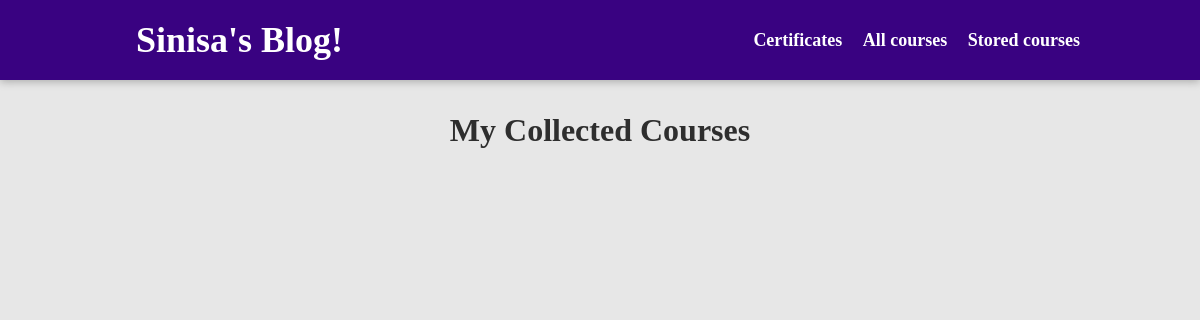
/posts/, run on an earlier commit of the app's database.
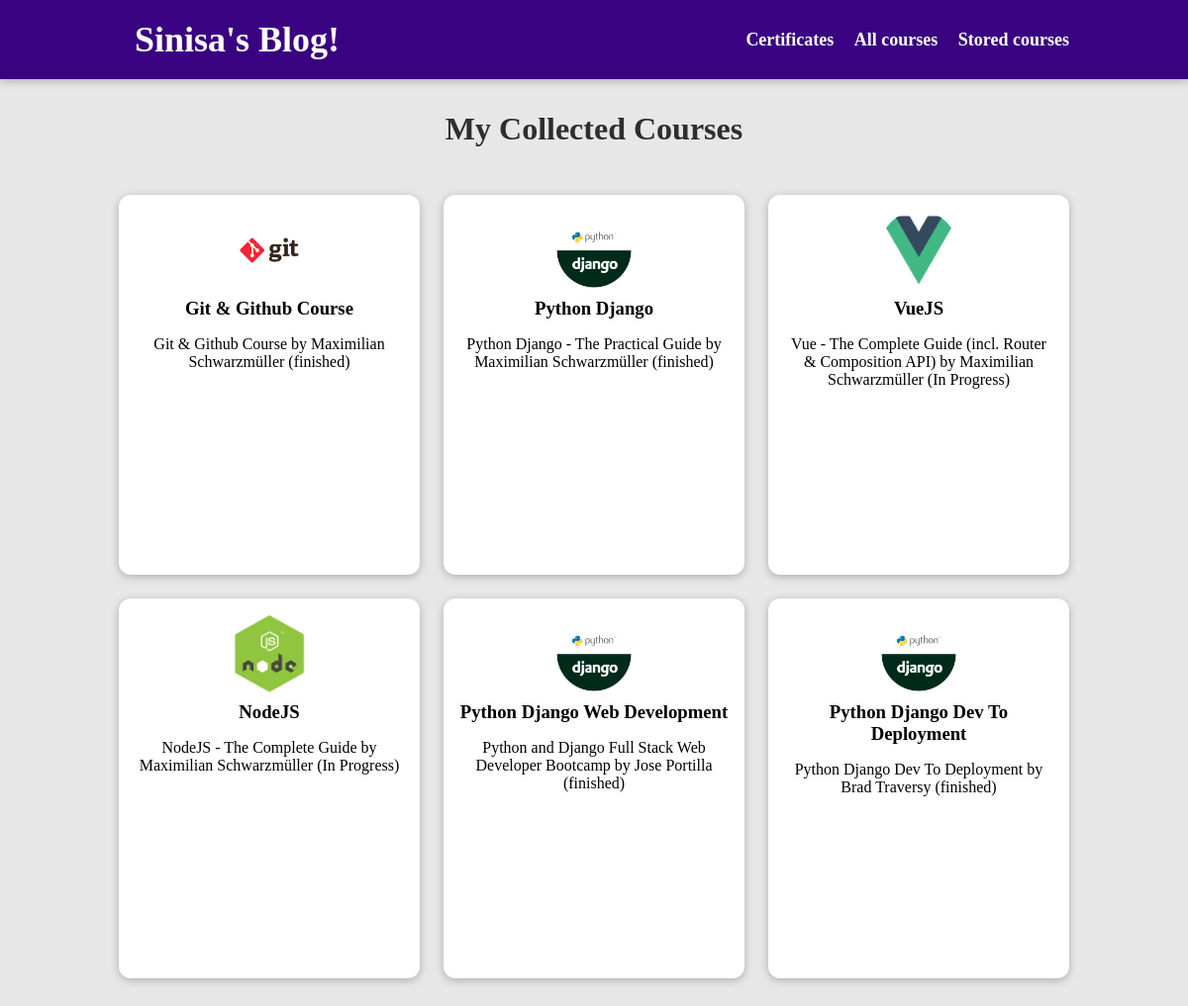
And on a later commit of the database.
### website/models.py (models this page shows, shortened)
class Post(models.Model):
    title = models.CharField(max_length=100)
    excerpt = models.CharField(max_length=200)
    image = models.ImageField(upload_to="posts", null=True)
    date = models.DateField(auto_now=True)
    slug = models.SlugField(unique=True, db_index=True)
    content = models.TextField(validators=[MinLengthValidator(10)])
    author = models.ForeignKey(Author, on_delete=models.SET_NULL, null=True, related_name="posts")
    tags = models.ManyToManyField(Tag)

### website/views.py (the view)
# urls.py: path("posts/", views.AllPostsView.as_view(), name="all-posts"),
class AllPostsView(ListView):
    template_name = "blog/all-posts.html"
    model = Post
    ordering = ["-date"]
    context_object_name = "all_posts"

### website/templates/blog/all-posts.html (shortened to what this page needs)
{% extends 'base.html' %}
{% load static %}
{% block css_files %}
    <link rel="stylesheet" href="{% static "blog/all-posts.css" %}">
    <link rel="stylesheet" href="{% static "blog/post.css" %}">
{% endblock css_files %}
{% block content %}
    <section id="all-posts">
        <h2>My Collected Courses</h2>
            <ul>
            {% for post in all_posts %}
                {% include "blog/includes/post.html" %}
            {% endfor %}
            </ul>
    </section>
{% endblock content %}

### templates/base.html (shortened to what this page needs)
{% load static %}
<!DOCTYPE html>
<html lang="en">
<head>
    {% block css_files %}{% endblock css_files %}
</head>
<body>
    <header id="main-navigation">
        <h1><a href="{% url "starting-page" %}">Sinisa's Blog!</a></h1>
        <nav>
            <a href="{% url "certificates" %}">Certificates</a>
            <a href="{% url "all-posts" %}">All courses</a>
            <a href="{% url "read-later" %}">Stored courses</a>
                    </nav>
    </header>
    {% block content %}
    {% endblock content %}
</body>
</html>

### website/templates/blog/includes/post.html
<li>
    <article class="post">
        <a href="{% url "post-detail-page" post.slug %}">
            <img src="{{ post.image.url }}" alt="nesto">
                <div class="post__content">
                    <h3>{{ post.title }}</h3>
                        <p>
                            {{ post.excerpt }}
                        </p>
                </div>
        </a>
    </article>
</li>

### website/static/blog/all-posts.css (style rules this page uses)
body { background-color: #e7e7e7; }
#main-navigation { background-color: #390281; box-shadow: 0 2px 8px rgba(0, 0, 0, 0.25); width: 80%; height: 5rem; display: flex; justify-content: space-between; align-items: center; padding: 0 10%; position: absolute; top: 0; left: 0; font-size: 18px; }
#main-navigation a { text-decoration: none; color: white; font-weight: bold; }
#main-navigation a { text-decoration: none; color: white; font-weight: bold; margin-left: 1rem; }
#all-posts { margin: 7rem auto; width: 90%; max-width: 60rem; }
#all-posts h2 { text-align: center; font-size: 2rem; color: #2e2e2e; margin: 3rem 0; }
ul { list-style: none; margin: 0; padding: 0; display: grid; grid-template-columns: repeat(auto-fill, minmax(17rem, 1fr)); gap: 1.5rem; }
.post img { width: 7rem; height: 7rem; }
.post a { height: 22rem; transform-origin: center; box-shadow: 0 2px 8px rgba(0, 0, 0, 0.25); border-radius: 12px; background-color: white; }

### website/static/blog/post.css (style rules this page uses)
.post { display: flex; flex-direction: column; align-items: center; text-align: center; }
.post a { text-decoration: none; color: black; transition: all 0.2s ease; padding: 1rem; }
.post img { width: 5rem; height: 5rem; object-fit: cover; border-radius: 50%; }
.post h3 { margin: 0.25rem 0; }

What changed in the data, as far as the page shows it:
added Post: image (picture), title "Git & Github Course", excerpt "Git & Github Course by Maximilian Schwarzmüller (finished)"
added Post: image (picture), title "Python Django", excerpt "Python Django - The Practical Guide by Maximilian Schwarzmüller (finished)"
added Post: image (picture), title "VueJS", excerpt "Vue - The Complete Guide (incl. Router & Composition API) by Maximilian Schwarzmüller (In Progress)"
added Post: image (picture), title "NodeJS", excerpt "NodeJS - The Complete Guide by Maximilian Schwarzmüller (In Progress)"
added Post: image (picture), title "Python Django Web Development", excerpt "Python and Django Full Stack Web Developer Bootcamp by Jose Portilla (finished)"
added Post: image (picture), title "Python Django Dev To Deployment", excerpt "Python Django Dev To Deployment by Brad Traversy (finished)"
